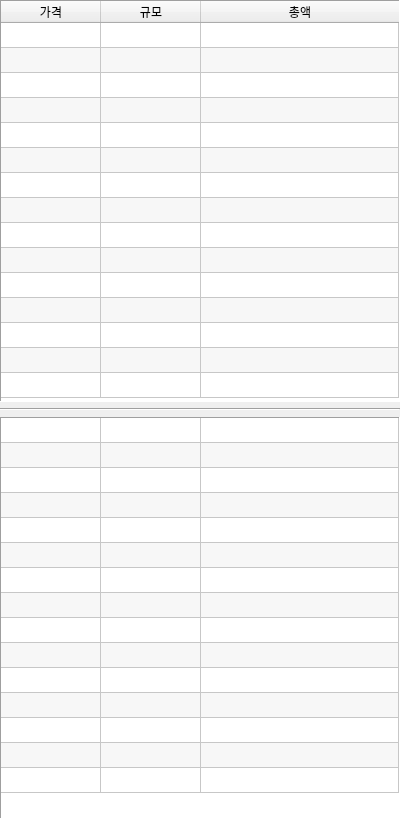
<?xml version="1.0" encoding="UTF-8"?>
<ui version="4.0">
 <class>Form</class>
 <widget class="QWidget" name="Form">
  <property name="geometry">
   <rect>
    <x>0</x>
    <y>0</y>
    <width>400</width>
    <height>819</height>
   </rect>
  </property>
  <property name="windowTitle">
   <string>Form</string>
  </property>
  <layout class="QGridLayout" name="gridLayout">
   <property name="leftMargin">
    <number>0</number>
   </property>
   <property name="topMargin">
    <number>0</number>
   </property>
   <property name="rightMargin">
    <number>0</number>
   </property>
   <property name="bottomMargin">
    <number>0</number>
   </property>
   <item row="0" column="0">
    <widget class="QTableWidget" name="tableAsks">
     <property name="sizePolicy">
      <sizepolicy hsizetype="Minimum" vsizetype="Minimum">
       <horstretch>0</horstretch>
       <verstretch>0</verstretch>
      </sizepolicy>
     </property>
     <property name="minimumSize">
      <size>
       <width>400</width>
       <height>10</height>
      </size>
     </property>
     <property name="font">
      <font>
       <pointsize>9</pointsize>
      </font>
     </property>
     <property name="tabletTracking">
      <bool>false</bool>
     </property>
     <property name="frameShape">
      <enum>QFrame::Panel</enum>
     </property>
     <property name="frameShadow">
      <enum>QFrame::Sunken</enum>
     </property>
     <property name="lineWidth">
      <number>1</number>
     </property>
     <property name="verticalScrollBarPolicy">
      <enum>Qt::ScrollBarAlwaysOff</enum>
     </property>
     <property name="horizontalScrollBarPolicy">
      <enum>Qt::ScrollBarAlwaysOff</enum>
     </property>
     <property name="sizeAdjustPolicy">
      <enum>QAbstractScrollArea::AdjustToContents</enum>
     </property>
     <property name="autoScroll">
      <bool>false</bool>
     </property>
     <property name="editTriggers">
      <set>QAbstractItemView::NoEditTriggers</set>
     </property>
     <property name="tabKeyNavigation">
      <bool>false</bool>
     </property>
     <property name="showDropIndicator" stdset="0">
      <bool>false</bool>
     </property>
     <property name="dragDropOverwriteMode">
      <bool>false</bool>
     </property>
     <property name="alternatingRowColors">
      <bool>true</bool>
     </property>
     <property name="textElideMode">
      <enum>Qt::ElideLeft</enum>
     </property>
     <property name="showGrid">
      <bool>true</bool>
     </property>
     <property name="wordWrap">
      <bool>true</bool>
     </property>
     <property name="rowCount">
      <number>15</number>
     </property>
     <property name="columnCount">
      <number>3</number>
     </property>
     <attribute name="horizontalHeaderVisible">
      <bool>true</bool>
     </attribute>
     <attribute name="horizontalHeaderShowSortIndicator" stdset="0">
      <bool>false</bool>
     </attribute>
     <attribute name="horizontalHeaderStretchLastSection">
      <bool>true</bool>
     </attribute>
     <attribute name="verticalHeaderVisible">
      <bool>false</bool>
     </attribute>
     <attribute name="verticalHeaderCascadingSectionResizes">
      <bool>true</bool>
     </attribute>
     <attribute name="verticalHeaderDefaultSectionSize">
      <number>25</number>
     </attribute>
     <attribute name="verticalHeaderStretchLastSection">
      <bool>false</bool>
     </attribute>
     <row/>
     <row/>
     <row/>
     <row/>
     <row/>
     <row/>
     <row/>
     <row/>
     <row/>
     <row/>
     <row/>
     <row/>
     <row/>
     <row/>
     <row/>
     <column>
      <property name="text">
       <string>가격</string>
      </property>
     </column>
     <column>
      <property name="text">
       <string>규모</string>
      </property>
     </column>
     <column>
      <property name="text">
       <string>총액</string>
      </property>
     </column>
    </widget>
   </item>
   <item row="1" column="0">
    <widget class="Line" name="line">
     <property name="orientation">
      <enum>Qt::Horizontal</enum>
     </property>
    </widget>
   </item>
   <item row="2" column="0">
    <widget class="QTableWidget" name="tableBids">
     <property name="sizePolicy">
      <sizepolicy hsizetype="Minimum" vsizetype="Minimum">
       <horstretch>0</horstretch>
       <verstretch>0</verstretch>
      </sizepolicy>
     </property>
     <property name="minimumSize">
      <size>
       <width>400</width>
       <height>10</height>
      </size>
     </property>
     <property name="font">
      <font>
       <pointsize>9</pointsize>
      </font>
     </property>
     <property name="tabletTracking">
      <bool>false</bool>
     </property>
     <property name="frameShape">
      <enum>QFrame::Panel</enum>
     </property>
     <property name="frameShadow">
      <enum>QFrame::Sunken</enum>
     </property>
     <property name="lineWidth">
      <number>1</number>
     </property>
     <property name="verticalScrollBarPolicy">
      <enum>Qt::ScrollBarAlwaysOff</enum>
     </property>
     <property name="horizontalScrollBarPolicy">
      <enum>Qt::ScrollBarAlwaysOff</enum>
     </property>
     <property name="sizeAdjustPolicy">
      <enum>QAbstractScrollArea::AdjustToContents</enum>
     </property>
     <property name="autoScroll">
      <bool>false</bool>
     </property>
     <property name="editTriggers">
      <set>QAbstractItemView::NoEditTriggers</set>
     </property>
     <property name="tabKeyNavigation">
      <bool>false</bool>
     </property>
     <property name="showDropIndicator" stdset="0">
      <bool>false</bool>
     </property>
     <property name="dragDropOverwriteMode">
      <bool>false</bool>
     </property>
     <property name="alternatingRowColors">
      <bool>true</bool>
     </property>
     <property name="textElideMode">
      <enum>Qt::ElideLeft</enum>
     </property>
     <property name="showGrid">
      <bool>true</bool>
     </property>
     <property name="wordWrap">
      <bool>true</bool>
     </property>
     <property name="rowCount">
      <number>15</number>
     </property>
     <property name="columnCount">
      <number>3</number>
     </property>
     <attribute name="horizontalHeaderVisible">
      <bool>false</bool>
     </attribute>
     <attribute name="horizontalHeaderShowSortIndicator" stdset="0">
      <bool>false</bool>
     </attribute>
     <attribute name="horizontalHeaderStretchLastSection">
      <bool>true</bool>
     </attribute>
     <attribute name="verticalHeaderVisible">
      <bool>false</bool>
     </attribute>
     <attribute name="verticalHeaderCascadingSectionResizes">
      <bool>true</bool>
     </attribute>
     <attribute name="verticalHeaderDefaultSectionSize">
      <number>25</number>
     </attribute>
     <attribute name="verticalHeaderStretchLastSection">
      <bool>false</bool>
     </attribute>
     <row/>
     <row/>
     <row/>
     <row/>
     <row/>
     <row/>
     <row/>
     <row/>
     <row/>
     <row/>
     <row/>
     <row/>
     <row/>
     <row/>
     <row/>
     <column/>
     <column/>
     <column/>
    </widget>
   </item>
  </layout>
 </widget>
 <resources/>
 <connections/>
</ui>
